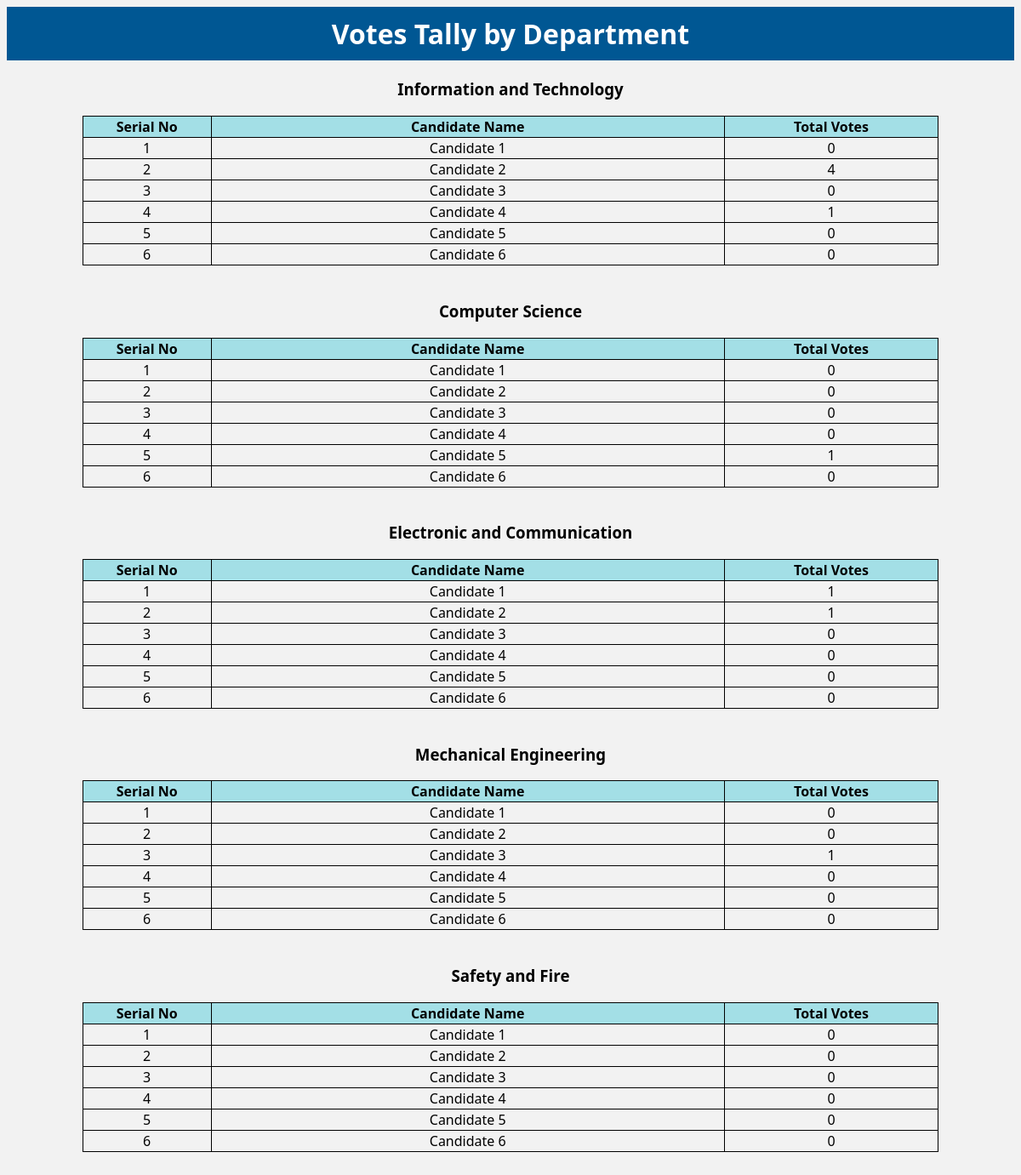
Page /departmentresults.php on the committed database.
### tables this page shows
CREATE TABLE `information_and_technology` (
  `candidates_id` int(3) NOT NULL,
  `name` text NOT NULL,
  `votes` int(3) NOT NULL
);

CREATE TABLE `computer_science` (
  `candidates_id` int(11) NOT NULL,
  `name` text NOT NULL,
  `votes` int(11) NOT NULL
);

CREATE TABLE `electronic_communication` (
  `candidates_id` int(11) NOT NULL,
  `name` text NOT NULL,
  `votes` int(11) NOT NULL
);

CREATE TABLE `mechanical_engineering` (
  `candidates_id` int(3) NOT NULL,
  `name` text NOT NULL,
  `votes` int(3) NOT NULL
);

CREATE TABLE `safety_and_fire` (
  `candidates_id` int(4) NOT NULL,
  `name` varchar(30) NOT NULL,
  `votes` int(2) NOT NULL
);

### departmentresults.php (the view, shortened to what this page needs)
<!DOCTYPE html>
<html lang="en">
<head>
</head>
<body>
    <h1>Votes Tally by Department</h1>
    <div class="container">
        <h3>Information and Technology</h3>
        <table>
            <thead>
                <tr>
                    <th>Serial No</th>
                    <th>Candidate Name</th>
                    <th>Total Votes</th>
                </tr>
            </thead>
            <tbody>
                <?php
                include 'connection.php';
                $selectquery = "select * from information_and_technology ";
                $query = mysqli_query($con, $selectquery);
                while ($res = mysqli_fetch_array($query)) {
                    ?>
                    <tr>
                        <td><?php echo $res['candidates_id'] ?></td>
                        <td><?php echo $res['name'] ?></td>
                        <td><?php echo $res['votes'] ?></td>
                    </tr>
                    <?php
                }
                ?>
            </tbody>
        </table>
        <br>
    </div>
    <div class="container">
        <h3>Computer Science</h3>
        <table>
            <thead>
                <tr>
                    <th>Serial No</th>
                    <th>Candidate Name</th>
                    <th>Total Votes</th>
                </tr>
            </thead>
            <tbody>
                <?php
                include 'connection.php';
                $selectquery = "select * from computer_science ";
                $query = mysqli_query($con, $selectquery);
                while ($res = mysqli_fetch_array($query)) {
                    ?>
                    <tr>
                        <td><?php echo $res['candidates_id'] ?></td>
                        <td><?php echo $res['name'] ?></td>
                        <td><?php echo $res['votes'] ?></td>
                    </tr>
                    <?php
                }
                ?>
            </tbody>
        </table>
        <br>
    </div>
    <div class="container">
        <h3>Electronic and Communication</h3>
        <table>
            <thead>
                <tr>
                    <th>Serial No</th>
                    <th>Candidate Name</th>
                    <th>Total Votes</th>
                </tr>
            </thead>
            <tbody>
                <?php
                include 'connection.php';
                $selectquery = "select * from electronic_communication ";
                $query = mysqli_query($con, $selectquery);
                while ($res = mysqli_fetch_array($query)) {
                    ?>
                    <tr>
                        <td><?php echo $res['candidates_id'] ?></td>
                        <td><?php echo $res['name'] ?></td>
                        <td><?php echo $res['votes'] ?></td>
                    </tr>
                    <?php
                }
                ?>
            </tbody>
        </table>
        <br>
    </div>
    <div class="container">
        <h3>Mechanical Engineering</h3>
        <table>
            <thead>
                <tr>
                    <th>Serial No</th>
                    <th>Candidate Name</th>
                    <th>Total Votes</th>
                </tr>
            </thead>
            <tbody>
                <?php
                include 'connection.php';
                $selectquery = "select * from mechanical_engineering ";
                $query = mysqli_query($con, $selectquery);
                while ($res = mysqli_fetch_array($query)) {
                    ?>
                    <tr>
                        <td><?php echo $res['candidates_id'] ?></td>
                        <td><?php echo $res['name'] ?></td>
                        <td><?php echo $res['votes'] ?></td>
                    </tr>
                    <?php
                }
                ?>
            </tbody>
        </table>
        <br>
    </div>
    <div class="container">
        <h3>Safety and Fire</h3>
        <table>
            <thead>
                <tr>
                    <th>Serial No</th>
                    <th>Candidate Name</th>
                    <th>Total Votes</th>
                </tr>
            </thead>
            <tbody>
                <?php
                include 'connection.php';
                $selectquery = "select * from safety_and_fire";
                $query = mysqli_query($con, $selectquery);
                while ($res = mysqli_fetch_array($query)) {
                    ?>
                    <tr>
                        <td><?php echo $res['candidates_id'] ?></td>
                        <td><?php echo $res['name'] ?></td>
                        <td><?php echo $res['votes'] ?></td>
                    </tr>
                    <?php
                }
                ?>
            </tbody>
        </table>
        <br>
    </div>
</body>
</html>

### departmentresults.php (style rules this page uses)
body { font-family: 'Segoe UI', Roboto, Oxygen, Ubuntu, Cantarell, 'Open Sans', 'Helvetica Neue', sans-serif; background-color: #f2f2f2; }
h1 { background-color: #005793; text-align: center; color: white; padding: 10px; margin-top: 0; }
.container { text-align: center; }
table, tr, td, th { border: 1px solid black; border-collapse: collapse; width: 100%; margin-top: 10px; }
th { background-color:#A3DFE6; }
table { width: 85%; margin: auto; }
th:nth-child(1), td:nth-child(1) { width: 15%; }
th:nth-child(2), td:nth-child(2) { width: 60%; }

### rows in the picture
information_and_technology: candidates_id "1", name "Candidate 1", votes "0"
information_and_technology: candidates_id "2", name "Candidate 2", votes "4"
information_and_technology: candidates_id "3", name "Candidate 3", votes "0"
information_and_technology: candidates_id "4", name "Candidate 4", votes "1"
information_and_technology: candidates_id "5", name "Candidate 5", votes "0"
information_and_technology: candidates_id "6", name "Candidate 6", votes "0"
computer_science: candidates_id "1", name "Candidate 1", votes "0"
computer_science: candidates_id "2", name "Candidate 2", votes "0"
computer_science: candidates_id "3", name "Candidate 3", votes "0"
computer_science: candidates_id "4", name "Candidate 4", votes "0"
computer_science: candidates_id "5", name "Candidate 5", votes "1"
computer_science: candidates_id "6", name "Candidate 6", votes "0"
electronic_communication: candidates_id "1", name "Candidate 1", votes "1"
electronic_communication: candidates_id "2", name "Candidate 2", votes "1"
electronic_communication: candidates_id "3", name "Candidate 3", votes "0"
electronic_communication: candidates_id "4", name "Candidate 4", votes "0"
electronic_communication: candidates_id "5", name "Candidate 5", votes "0"
electronic_communication: candidates_id "6", name "Candidate 6", votes "0"
mechanical_engineering: candidates_id "1", name "Candidate 1", votes "0"
mechanical_engineering: candidates_id "2", name "Candidate 2", votes "0"
mechanical_engineering: candidates_id "3", name "Candidate 3", votes "1"
mechanical_engineering: candidates_id "4", name "Candidate 4", votes "0"
mechanical_engineering: candidates_id "5", name "Candidate 5", votes "0"
mechanical_engineering: candidates_id "6", name "Candidate 6", votes "0"
safety_and_fire: candidates_id "1", name "Candidate 1", votes "0"
safety_and_fire: candidates_id "2", name "Candidate 2", votes "0"
safety_and_fire: candidates_id "3", name "Candidate 3", votes "0"
safety_and_fire: candidates_id "4", name "Candidate 4", votes "0"
safety_and_fire: candidates_id "5", name "Candidate 5", votes "0"
safety_and_fire: candidates_id "6", name "Candidate 6", votes "0"
